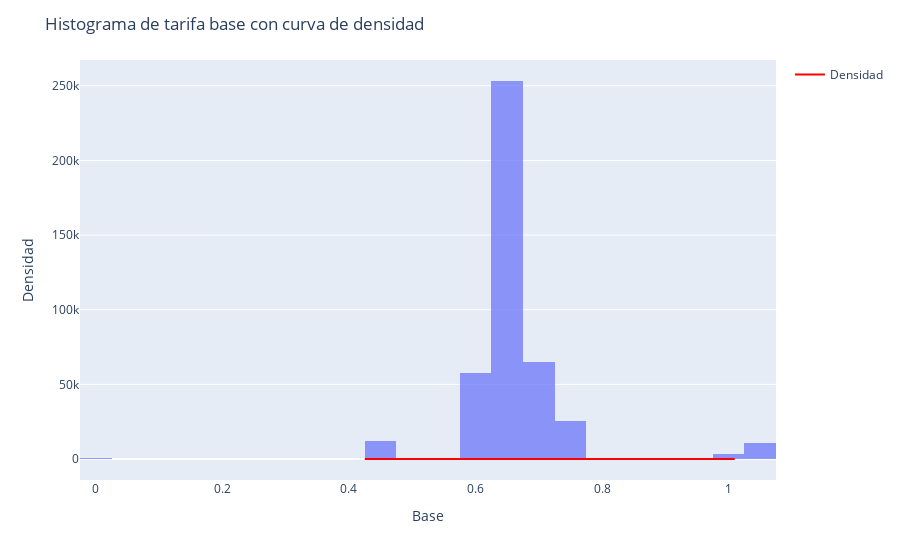

Here is the notebook cell this chart was saved with:
### Markdown cell above
## Densidad de la distribución

### Code cell
data['log_base'] = np.log1p(data['base'])

fig = px.histogram(data, x = 'log_base', nbins=50, histnorm='density', opacity=0.7)

fig.add_trace(
    go.Scatter(
        x = data['log_base'],
        y = data['log_base'].plot.kde(bw_method=0.3).get_lines()[0].get_data()[1],
        mode = 'lines',
        name = 'Densidad',
        line = dict(color = 'red')
    )
)

fig.update_layout(
    title = "Histograma de tarifa base con curva de densidad",
    xaxis_title = "Base",
    yaxis_title = "Densidad"
)

fig.show()

### Figure 1 — Plotly figure (JSON) as saved in the notebook; plotly's stock layout.template omitted (floating-point values rounded to 4 significant figures; data arrays with more than 128 entries replaced by an {"elided": "..."} marker saying what was removed)
{"data": [{"alignmentgroup": "True", "bingroup": "x", "histnorm": "density", "hovertemplate": "log_base=%{x}<br>density=%{y}<extra></extra>", "legendgroup": "", "marker": {"color": "#636efa", "opacity": 0.7, "pattern": {"shape": ""}}, "name": "", "nbinsx": 50, "offsetgroup": "", "orientation": "v", "showlegend": false, "type": "histogram", "x": {"elided": "21421 float values"}, "xaxis": "x", "yaxis": "y"}, {"line": {"color": "red"}, "mode": "lines", "name": "Densidad", "type": "scatter", "x": {"elided": "21421 float values"}, "y": {"elided": "1000 float values"}}], "layout": {"barmode": "relative", "legend": {"tracegroupgap": 0}, "margin": {"t": 60}, "title": {"text": "Histograma de tarifa base con curva de densidad"}, "xaxis": {"anchor": "y", "domain": [0, 1], "title": {"text": "Base"}}, "yaxis": {"anchor": "x", "domain": [0, 1], "title": {"text": "Densidad"}}}}
